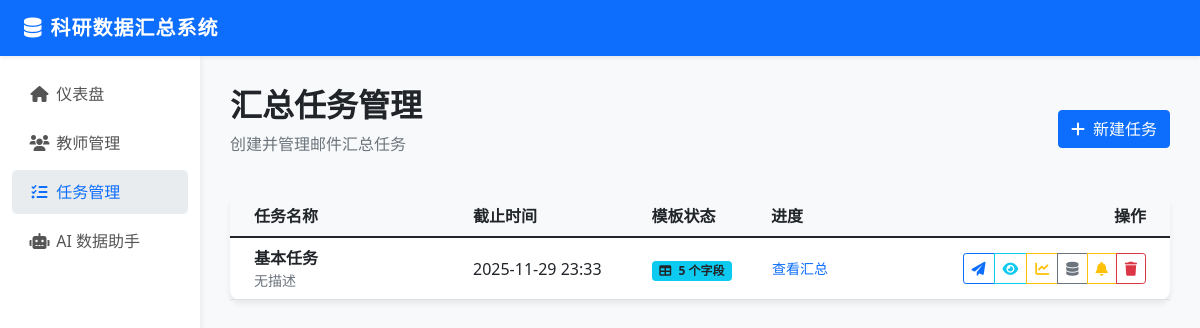
/tasks, run on an earlier commit of the app's database.
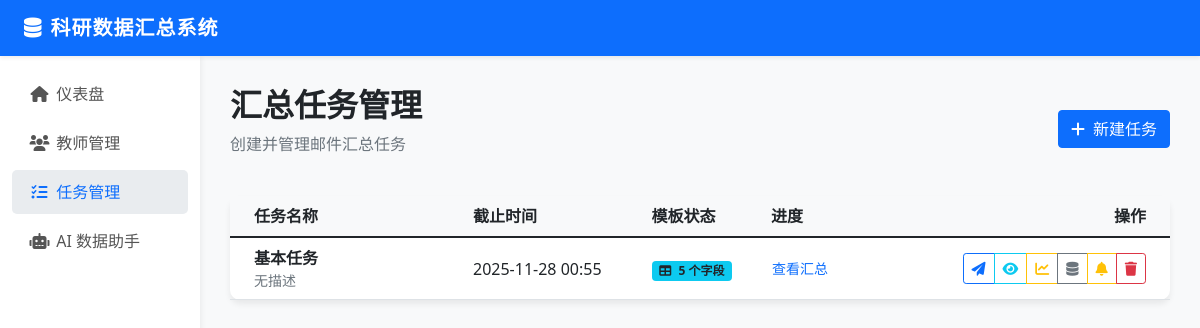
And on a later commit of the database.
### models.py (models this page shows, shortened)
class SummaryTask(db.Model):
    __tablename__ = 'summary_tasks'
    task_id = db.Column(db.Integer, primary_key=True)
    task_name = db.Column(db.String(100), unique=True, nullable=False)
    description = db.Column(db.Text)
    create_time = db.Column(db.DateTime, default=datetime.utcnow)
    deadline = db.Column(db.DateTime)
    template_path = db.Column(db.String(255))
    template_fields = db.Column(db.Text)
    column_mapping = db.Column(db.Text)
    def get_template_fields(self):
        if self.template_fields:
            try:
                return json.loads(self.template_fields)
            except:
                return []
        return []

### app.py (the view)
@app.route('/tasks')
def manage_tasks():
    try:
        tasks = SummaryTask.query.order_by(SummaryTask.create_time.desc()).all()
        teachers = Teacher.query.order_by(Teacher.teacher_name).all()
        return render_template('tasks.html', tasks=tasks, teachers=teachers, now=datetime.now())
    except Exception as e:
        print(f"加载任务列表失败: {e}")
        return render_template('tasks.html', tasks=[], teachers=[], now=datetime.now())

### templates/tasks.html (shortened to what this page needs)
{% extends "base.html" %}
{% block content %}
<div class="d-flex justify-content-between align-items-center mb-4">
    <div>
        <h2 class="fw-bold">汇总任务管理</h2>
        <p class="text-muted">创建并管理邮件汇总任务</p>
    </div>
    <button class="btn btn-primary" data-bs-toggle="modal" data-bs-target="#addTaskModal">
        <i class="fas fa-plus me-2"></i>新建任务
    </button>
</div>
<div class="card">
    <div class="card-body p-0">
        <div class="table-responsive">
            <table class="table table-hover align-middle mb-0">
                <thead class="bg-light">
                    <tr>
                        <th class="ps-4" style="width: 25%">任务名称</th>
                        <th>截止时间</th>
                        <th>模板状态</th>
                        <th>进度</th>
                        <th class="text-end pe-4">操作</th>
                    </tr>
                </thead>
                <tbody>
                    {% for task in tasks %}
                    <tr>
                        <td class="ps-4">
                            <div class="fw-bold text-dark">{{ task.task_name }}</div>
                            <small class="text-muted text-truncate d-block" style="max-width: 200px;">
                                {{ task.description or '无描述' }}
                            </small>
                        </td>
                        <td>
                            {% if task.deadline %}
                                <span class="{{ 'text-danger fw-bold' if task.deadline < now else '' }}">
                                    {{ task.deadline.strftime('%Y-%m-%d %H:%M') }}
                                </span>
                            {% else %}
                                <span class="text-muted">-</span>
                            {% endif %}
                        </td>
                        <td>
                            {% if task.template_fields %}
                                <span class="badge bg-info text-dark" onclick="viewTemplateFields({{ task.task_id }})" style="cursor:pointer">
                                    <i class="fas fa-table me-1"></i> {{ task.get_template_fields()|length }} 个字段
                                </span>
                            {% else %}
                                <span class="badge bg-secondary">无模板</span>
                            {% endif %}
                        </td>
                        <td style="width: 15%">
                            <div class="d-flex align-items-center">
                                <a href="{{ url_for('task_summary', task_id=task.task_id) }}" class="btn btn-sm btn-link text-decoration-none px-0">
                                    查看汇总
                                </a>
                            </div>
                        </td>
                        <td class="text-end pe-4">
                            <div class="btn-group">
                                <button class="btn btn-sm btn-outline-primary" title="发送邮件" onclick="sendTaskEmails({{ task.task_id }})">
                                    <i class="fas fa-paper-plane"></i>
                                </button>
                                <a href="{{ url_for('task_replies', task_id=task.task_id) }}" class="btn btn-sm btn-outline-info" title="监控回复">
                                    <i class="fas fa-eye"></i>
                                </a>
                                <a href="{{ url_for('advanced_analysis_page', task_id=task.task_id) }}" class="btn btn-sm btn-outline-warning" title="高级图表分析">
                                    <i class="fas fa-chart-line"></i>
                                </a>
                                <button class="btn btn-sm btn-outline-secondary" onclick="inspectTable({{ task.task_id }})" title="检查数据库表结构">
                                    <i class="fas fa-database"></i>
                                </button>
                                <button class="btn btn-sm btn-outline-warning" title="一键催办 (给未回复的人)" onclick="remindTaskEmails({{ task.task_id }}, '{{ task.task_name }}')">
                                    <i class="fas fa-bell"></i>
                                </button>
                                <button class="btn btn-sm btn-outline-danger" title="删除" onclick="deleteTask({{ task.task_id }}, '{{ task.task_name }}')">
                                    <i class="fas fa-trash"></i>
                                </button>
                            </div>
                        </td>
                    </tr>
                    {% else %}
                    <tr>
                        <td colspan="5" class="text-center py-5 text-muted">暂无任务</td>
                    </tr>
                    {% endfor %}
                </tbody>
            </table>
        </div>
    </div>
</div>
{% endblock %}

### templates/base.html (shortened to what this page needs)
<!DOCTYPE html>
<html lang="zh-CN">
<head>
    <link href="https://cdn.jsdelivr.net/npm/bootstrap@5.1.3/dist/css/bootstrap.min.css" rel="stylesheet">
    <link href="https://cdnjs.cloudflare.com/ajax/libs/font-awesome/6.0.0/css/all.min.css" rel="stylesheet">
</head>
<body>
    <nav class="navbar navbar-expand-lg navbar-dark bg-primary sticky-top shadow-sm">
        <div class="container-fluid px-4">
            <a class="navbar-brand" href="{{ url_for('index') }}">
                <i class="fas fa-database me-2"></i>科研数据汇总系统
            </a>
        </div>
    </nav>
    <div class="container-fluid">
        <div class="row">
            <div class="col-md-2 sidebar py-3">
                <ul class="nav flex-column">
                    <li class="nav-item">
                        <a class="nav-link {{ 'active' if request.endpoint == 'index' }}" href="{{ url_for('index') }}">
                            <i class="fas fa-home"></i> 仪表盘
                        </a>
                    </li>
                    <li class="nav-item">
                        <a class="nav-link {{ 'active' if request.endpoint == 'manage_teachers' }}" href="{{ url_for('manage_teachers') }}">
                            <i class="fas fa-users"></i> 教师管理
                        </a>
                    </li>
                    <li class="nav-item">
                        <a class="nav-link {{ 'active' if request.endpoint == 'manage_tasks' }}" href="{{ url_for('manage_tasks') }}">
                            <i class="fas fa-tasks"></i> 任务管理
                        </a>
                    </li>
                    <li class="nav-item">
                        <a class="nav-link {{ 'active' if request.endpoint == 'ai_assistant' }}" href="{{ url_for('ai_assistant') }}">
                            <i class="fas fa-robot"></i> AI 数据助手
                        </a>
                    </li>
                </ul>
            </div>
            <div class="col-md-10 content-area">
                {% block content %}{% endblock %}
            </div>
        </div>
    </div>
</body>
</html>

### templates/base.html (style rules this page uses)
body { background-color: #f8f9fa; }
.navbar-brand { font-weight: bold; letter-spacing: 1px; }
.sidebar { min-height: calc(100vh - 56px); background: #fff; box-shadow: 2px 0 5px rgba(0,0,0,0.05); }
.content-area { padding: 30px; }
.card { border: none; box-shadow: 0 4px 6px rgba(0,0,0,0.07); border-radius: 10px; margin-bottom: 20px; transition: transform 0.2s; }
.nav-link { color: #555; border-radius: 5px; margin-bottom: 5px; padding: 10px 15px; }
.nav-link:hover, .nav-link.active { background-color: #e9ecef; color: #0d6efd; font-weight: 500; }
.nav-link i { width: 25px; text-align: center; }

What changed in the data, as far as the page shows it:
changed SummaryTask "基本任务": deadline "2025-11-29 23:33" → "2025-11-28 00:55"
